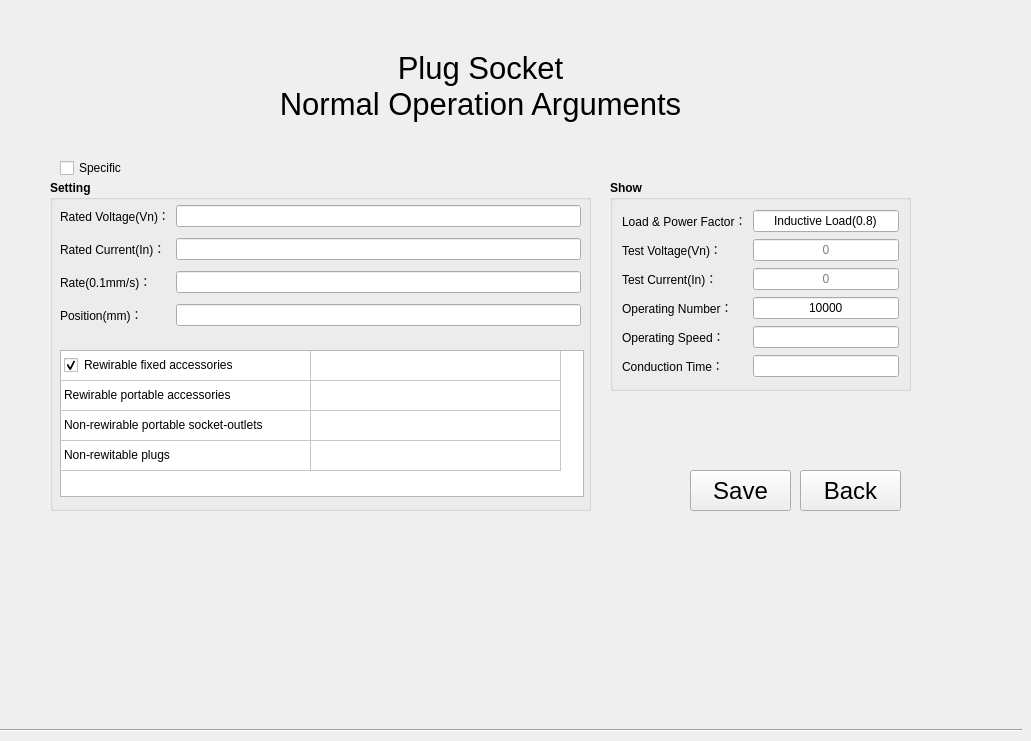
   <widget class="QWidget" name="page_21">
    <widget class="QToolButton" name="toolButton_close_21">
     <property name="geometry">
      <rect>
       <x>800</x>
       <y>470</y>
       <width>101</width>
       <height>41</height>
      </rect>
     </property>
     <property name="font">
      <font>
       <pointsize>18</pointsize>
      </font>
     </property>
     <property name="text">
      <string>Back</string>
     </property>
     <property name="autoRaise">
      <bool>false</bool>
     </property>
    </widget>
    <widget class="QToolButton" name="toolButton_save21">
     <property name="geometry">
      <rect>
       <x>690</x>
       <y>470</y>
       <width>101</width>
       <height>41</height>
      </rect>
     </property>
     <property name="font">
      <font>
       <pointsize>18</pointsize>
      </font>
     </property>
     <property name="text">
      <string>Save</string>
     </property>
    </widget>
    <widget class="Line" name="line_4">
     <property name="geometry">
      <rect>
       <x>0</x>
       <y>729</y>
       <width>1022</width>
       <height>3</height>
      </rect>
     </property>
     <property name="orientation">
      <enum>Qt::Horizontal</enum>
     </property>
    </widget>
    <widget class="QLabel" name="label_6">
     <property name="geometry">
      <rect>
       <x>40</x>
       <y>40</y>
       <width>881</width>
       <height>91</height>
      </rect>
     </property>
     <property name="font">
      <font>
       <pointsize>23</pointsize>
      </font>
     </property>
     <property name="styleSheet">
      <string notr="true">background:transparent;</string>
     </property>
     <property name="text">
      <string>Plug Socket
Normal Operation Arguments</string>
     </property>
     <property name="alignment">
      <set>Qt::AlignCenter</set>
     </property>
    </widget>
    <widget class="QGroupBox" name="groupBox_10">
     <property name="geometry">
      <rect>
       <x>610</x>
       <y>180</y>
       <width>301</width>
       <height>211</height>
      </rect>
     </property>
     <property name="minimumSize">
      <size>
       <width>301</width>
       <height>0</height>
      </size>
     </property>
     <property name="font">
      <font>
       <weight>75</weight>
       <bold>true</bold>
      </font>
     </property>
     <property name="styleSheet">
      <string notr="true">
#groupBox_login * {background-color: rgb();}</string>
     </property>
     <property name="title">
      <string>Show</string>
     </property>
     <layout class="QGridLayout" name="gridLayout_14">
      <property name="bottomMargin">
       <number>7</number>
      </property>
      <item row="0" column="0">
       <widget class="QLabel" name="label_normalRn">
        <property name="styleSheet">
         <string notr="true"/>
        </property>
        <property name="text">
         <string>Load &amp; Power Factor：</string>
        </property>
        <property name="alignment">
         <set>Qt::AlignLeading|Qt::AlignLeft|Qt::AlignVCenter</set>
        </property>
       </widget>
      </item>
      <item row="0" column="1">
       <widget class="QLineEdit" name="lineEdit_normalRn">
        <property name="font">
         <font>
          <pointsize>9</pointsize>
         </font>
        </property>
        <property name="focusPolicy">
         <enum>Qt::NoFocus</enum>
        </property>
        <property name="text">
         <string>Inductive Load(0.8)</string>
        </property>
        <property name="alignment">
         <set>Qt::AlignCenter</set>
        </property>
        <property name="readOnly">
         <bool>true</bool>
        </property>
       </widget>
      </item>
      <item row="1" column="0">
       <widget class="QLabel" name="label_normalVn_t">
        <property name="styleSheet">
         <string notr="true"/>
        </property>
        <property name="text">
         <string>Test Voltage(Vn)：</string>
        </property>
        <property name="alignment">
         <set>Qt::AlignLeading|Qt::AlignLeft|Qt::AlignVCenter</set>
        </property>
       </widget>
      </item>
      <item row="1" column="1">
       <widget class="QLineEdit" name="lineEdit_normalVn_t">
        <property name="focusPolicy">
         <enum>Qt::ClickFocus</enum>
        </property>
        <property name="alignment">
         <set>Qt::AlignCenter</set>
        </property>
        <property name="readOnly">
         <bool>true</bool>
        </property>
        <property name="placeholderText">
         <string>0</string>
        </property>
       </widget>
      </item>
      <item row="2" column="0">
       <widget class="QLabel" name="label_normalIn_t">
        <property name="styleSheet">
         <string notr="true"/>
        </property>
        <property name="text">
         <string>Test Current(In)：</string>
        </property>
        <property name="alignment">
         <set>Qt::AlignLeading|Qt::AlignLeft|Qt::AlignVCenter</set>
        </property>
       </widget>
      </item>
      <item row="2" column="1">
       <widget class="QLineEdit" name="lineEdit_normalIn_t">
        <property name="focusPolicy">
         <enum>Qt::ClickFocus</enum>
        </property>
        <property name="alignment">
         <set>Qt::AlignCenter</set>
        </property>
        <property name="readOnly">
         <bool>true</bool>
        </property>
        <property name="placeholderText">
         <string>0</string>
        </property>
       </widget>
      </item>
      <item row="3" column="0">
       <widget class="QLabel" name="label_normal_handleNum">
        <property name="styleSheet">
         <string notr="true"/>
        </property>
        <property name="text">
         <string>Operating Number：</string>
        </property>
        <property name="alignment">
         <set>Qt::AlignLeading|Qt::AlignLeft|Qt::AlignVCenter</set>
        </property>
       </widget>
      </item>
      <item row="3" column="1">
       <widget class="QLineEdit" name="lineEdit_normal_handleNum">
        <property name="focusPolicy">
         <enum>Qt::ClickFocus</enum>
        </property>
        <property name="text">
         <string>10000</string>
        </property>
        <property name="alignment">
         <set>Qt::AlignCenter</set>
        </property>
        <property name="readOnly">
         <bool>true</bool>
        </property>
       </widget>
      </item>
      <item row="4" column="0">
       <widget class="QLabel" name="label_normal_handleRate">
        <property name="styleSheet">
         <string notr="true"/>
        </property>
        <property name="text">
         <string>Operating Speed：</string>
        </property>
        <property name="alignment">
         <set>Qt::AlignLeading|Qt::AlignLeft|Qt::AlignVCenter</set>
        </property>
       </widget>
      </item>
      <item row="4" column="1">
       <widget class="QLineEdit" name="lineEdit_normal_handleRate">
        <property name="focusPolicy">
         <enum>Qt::NoFocus</enum>
        </property>
        <property name="toolTip">
         <string>/min</string>
        </property>
        <property name="text">
         <string/>
        </property>
        <property name="alignment">
         <set>Qt::AlignCenter</set>
        </property>
        <property name="readOnly">
         <bool>true</bool>
        </property>
       </widget>
      </item>
      <item row="5" column="0">
       <widget class="QLabel" name="label_normal_tongTime">
        <property name="styleSheet">
         <string notr="true"/>
        </property>
        <property name="text">
         <string>Conduction Time：</string>
        </property>
        <property name="alignment">
         <set>Qt::AlignLeading|Qt::AlignLeft|Qt::AlignVCenter</set>
        </property>
       </widget>
      </item>
      <item row="5" column="1">
       <widget class="QLineEdit" name="lineEdit_normal_tongTime">
        <property name="focusPolicy">
         <enum>Qt::NoFocus</enum>
        </property>
        <property name="toolTip">
         <string>s</string>
        </property>
        <property name="text">
         <string/>
        </property>
        <property name="alignment">
         <set>Qt::AlignCenter</set>
        </property>
        <property name="readOnly">
         <bool>true</bool>
        </property>
       </widget>
      </item>
     </layout>
    </widget>
    <widget class="QGroupBox" name="groupBox_21">
     <property name="geometry">
      <rect>
       <x>50</x>
       <y>180</y>
       <width>541</width>
       <height>331</height>
      </rect>
     </property>
     <property name="font">
      <font>
       <weight>75</weight>
       <bold>true</bold>
      </font>
     </property>
     <property name="styleSheet">
      <string notr="true">
#groupBox_login * {background-color: rgb();}</string>
     </property>
     <property name="title">
      <string>Setting</string>
     </property>
     <widget class="QTableWidget" name="tableWidget_4">
      <property name="geometry">
       <rect>
        <x>10</x>
        <y>170</y>
        <width>524</width>
        <height>147</height>
       </rect>
      </property>
      <property name="layoutDirection">
       <enum>Qt::LeftToRight</enum>
      </property>
      <property name="autoFillBackground">
       <bool>true</bool>
      </property>
      <property name="frameShape">
       <enum>QFrame::StyledPanel</enum>
      </property>
      <property name="frameShadow">
       <enum>QFrame::Sunken</enum>
      </property>
      <property name="lineWidth">
       <number>1</number>
      </property>
      <property name="midLineWidth">
       <number>0</number>
      </property>
      <property name="verticalScrollBarPolicy">
       <enum>Qt::ScrollBarAsNeeded</enum>
      </property>
      <property name="horizontalScrollBarPolicy">
       <enum>Qt::ScrollBarAsNeeded</enum>
      </property>
      <property name="sizeAdjustPolicy">
       <enum>QAbstractScrollArea::AdjustIgnored</enum>
      </property>
      <property name="autoScrollMargin">
       <number>16</number>
      </property>
      <property name="selectionMode">
       <enum>QAbstractItemView::SingleSelection</enum>
      </property>
      <property name="selectionBehavior">
       <enum>QAbstractItemView::SelectItems</enum>
      </property>
      <property name="gridStyle">
       <enum>Qt::SolidLine</enum>
      </property>
      <property name="sortingEnabled">
       <bool>false</bool>
      </property>
      <attribute name="horizontalHeaderVisible">
       <bool>false</bool>
      </attribute>
      <attribute name="horizontalHeaderCascadingSectionResizes">
       <bool>false</bool>
      </attribute>
      <attribute name="horizontalHeaderDefaultSectionSize">
       <number>250</number>
      </attribute>
      <attribute name="horizontalHeaderHighlightSections">
       <bool>true</bool>
      </attribute>
      <attribute name="horizontalHeaderMinimumSectionSize">
       <number>25</number>
      </attribute>
      <attribute name="horizontalHeaderShowSortIndicator" stdset="0">
       <bool>false</bool>
      </attribute>
      <attribute name="horizontalHeaderStretchLastSection">
       <bool>false</bool>
      </attribute>
      <attribute name="verticalHeaderVisible">
       <bool>false</bool>
      </attribute>
      <attribute name="verticalHeaderCascadingSectionResizes">
       <bool>false</bool>
      </attribute>
      <attribute name="verticalHeaderHighlightSections">
       <bool>true</bool>
      </attribute>
      <attribute name="verticalHeaderMinimumSectionSize">
       <number>25</number>
      </attribute>
      <attribute name="verticalHeaderShowSortIndicator" stdset="0">
       <bool>false</bool>
      </attribute>
      <attribute name="verticalHeaderStretchLastSection">
       <bool>false</bool>
      </attribute>
      <row>
       <property name="text">
        <string>01</string>
       </property>
      </row>
      <row>
       <property name="text">
        <string>02</string>
       </property>
      </row>
      <row>
       <property name="text">
        <string>03</string>
       </property>
      </row>
      <row>
       <property name="text">
        <string>04</string>
       </property>
      </row>
      <column>
       <property name="text">
        <string>Type</string>
       </property>
      </column>
      <column>
       <property name="text">
        <string>Wire area</string>
       </property>
      </column>
      <item row="0" column="0">
       <property name="text">
        <string>Rewirable fixed accessories</string>
       </property>
       <property name="textAlignment">
        <set>AlignLeading|AlignVCenter</set>
       </property>
       <property name="checkState">
        <enum>Checked</enum>
       </property>
       <property name="flags">
        <set>ItemIsSelectable|ItemIsUserCheckable|ItemIsEnabled</set>
       </property>
      </item>
      <item row="0" column="1">
       <property name="text">
        <string/>
       </property>
       <property name="flags">
        <set>NoItemFlags</set>
       </property>
      </item>
      <item row="1" column="0">
       <property name="text">
        <string>Rewirable portable accessories</string>
       </property>
       <property name="textAlignment">
        <set>AlignLeading|AlignVCenter</set>
       </property>
       <property name="checkState">
        <enum>Unchecked</enum>
       </property>
       <property name="flags">
        <set>ItemIsSelectable|ItemIsUserCheckable|ItemIsEnabled</set>
       </property>
      </item>
      <item row="1" column="1">
       <property name="text">
        <string/>
       </property>
       <property name="flags">
        <set>NoItemFlags</set>
       </property>
      </item>
      <item row="2" column="0">
       <property name="text">
        <string>Non-rewirable portable socket-outlets</string>
       </property>
       <property name="textAlignment">
        <set>AlignLeading|AlignVCenter</set>
       </property>
       <property name="checkState">
        <enum>Unchecked</enum>
       </property>
       <property name="flags">
        <set>ItemIsSelectable|ItemIsUserCheckable|ItemIsEnabled</set>
       </property>
      </item>
      <item row="2" column="1">
       <property name="text">
        <string/>
       </property>
       <property name="toolTip">
        <string>0.5/0.75/1/1.5</string>
       </property>
       <property name="textAlignment">
        <set>AlignCenter</set>
       </property>
       <property name="flags">
        <set>ItemIsSelectable|ItemIsEditable|ItemIsUserCheckable|ItemIsEnabled</set>
       </property>
      </item>
      <item row="3" column="0">
       <property name="text">
        <string>Non-rewitable plugs</string>
       </property>
       <property name="textAlignment">
        <set>AlignLeading|AlignVCenter</set>
       </property>
       <property name="checkState">
        <enum>Unchecked</enum>
       </property>
       <property name="flags">
        <set>ItemIsSelectable|ItemIsUserCheckable|ItemIsEnabled</set>
       </property>
      </item>
      <item row="3" column="1">
       <property name="text">
        <string/>
       </property>
       <property name="toolTip">
        <string>Tinsel/0.5/0.75/1/1.5</string>
       </property>
       <property name="textAlignment">
        <set>AlignCenter</set>
       </property>
       <property name="flags">
        <set>ItemIsSelectable|ItemIsEditable|ItemIsUserCheckable|ItemIsEnabled</set>
       </property>
      </item>
     </widget>
     <widget class="QWidget" name="gridLayoutWidget_3">
      <property name="geometry">
       <rect>
        <x>10</x>
        <y>20</y>
        <width>521</width>
        <height>131</height>
       </rect>
      </property>
      <layout class="QGridLayout" name="gridLayout_13">
       <item row="1" column="0">
        <widget class="QLabel" name="label_normalIn">
         <property name="styleSheet">
          <string notr="true"/>
         </property>
         <property name="text">
          <string>Rated Current(In)：</string>
         </property>
         <property name="alignment">
          <set>Qt::AlignLeading|Qt::AlignLeft|Qt::AlignVCenter</set>
         </property>
        </widget>
       </item>
       <item row="3" column="1">
        <widget class="QLineEdit" name="lineEdit_normal_position_t">
         <property name="toolTip">
          <string>mm</string>
         </property>
         <property name="text">
          <string/>
         </property>
         <property name="maxLength">
          <number>3</number>
         </property>
         <property name="alignment">
          <set>Qt::AlignLeading|Qt::AlignLeft|Qt::AlignVCenter</set>
         </property>
        </widget>
       </item>
       <item row="2" column="1">
        <widget class="QLineEdit" name="lineEdit_normal_rate_t">
         <property name="toolTip">
          <string>mm/s</string>
         </property>
         <property name="styleSheet">
          <string notr="true"/>
         </property>
         <property name="text">
          <string/>
         </property>
         <property name="maxLength">
          <number>3</number>
         </property>
         <property name="alignment">
          <set>Qt::AlignLeading|Qt::AlignLeft|Qt::AlignVCenter</set>
         </property>
        </widget>
       </item>
       <item row="3" column="0">
        <widget class="QLabel" name="label_normal_position_t">
         <property name="styleSheet">
          <string notr="true"/>
         </property>
         <property name="text">
          <string>Position(mm)：</string>
         </property>
         <property name="alignment">
          <set>Qt::AlignLeading|Qt::AlignLeft|Qt::AlignVCenter</set>
         </property>
        </widget>
       </item>
       <item row="1" column="1">
        <widget class="QLineEdit" name="lineEdit_normalIn">
         <property name="alignment">
          <set>Qt::AlignLeading|Qt::AlignLeft|Qt::AlignVCenter</set>
         </property>
        </widget>
       </item>
       <item row="0" column="1">
        <widget class="QLineEdit" name="lineEdit_normalVn">
         <property name="alignment">
          <set>Qt::AlignLeading|Qt::AlignLeft|Qt::AlignVCenter</set>
         </property>
        </widget>
       </item>
       <item row="0" column="0">
        <widget class="QLabel" name="label_normalVn">
         <property name="styleSheet">
          <string notr="true"/>
         </property>
         <property name="text">
          <string>Rated Voltage(Vn)：</string>
         </property>
         <property name="alignment">
          <set>Qt::AlignLeading|Qt::AlignLeft|Qt::AlignVCenter</set>
         </property>
        </widget>
       </item>
       <item row="2" column="0">
        <widget class="QLabel" name="label_normal_rate_t">
         <property name="styleSheet">
          <string notr="true"/>
         </property>
         <property name="text">
          <string>Rate(0.1mm/s)：</string>
         </property>
         <property name="alignment">
          <set>Qt::AlignLeading|Qt::AlignLeft|Qt::AlignVCenter</set>
         </property>
        </widget>
       </item>
      </layout>
     </widget>
    </widget>
    <widget class="QCheckBox" name="checkBox_normal">
     <property name="geometry">
      <rect>
       <x>60</x>
       <y>160</y>
       <width>101</width>
       <height>16</height>
      </rect>
     </property>
     <property name="text">
      <string>Specific</string>
     </property>
    </widget>
   </widget>
